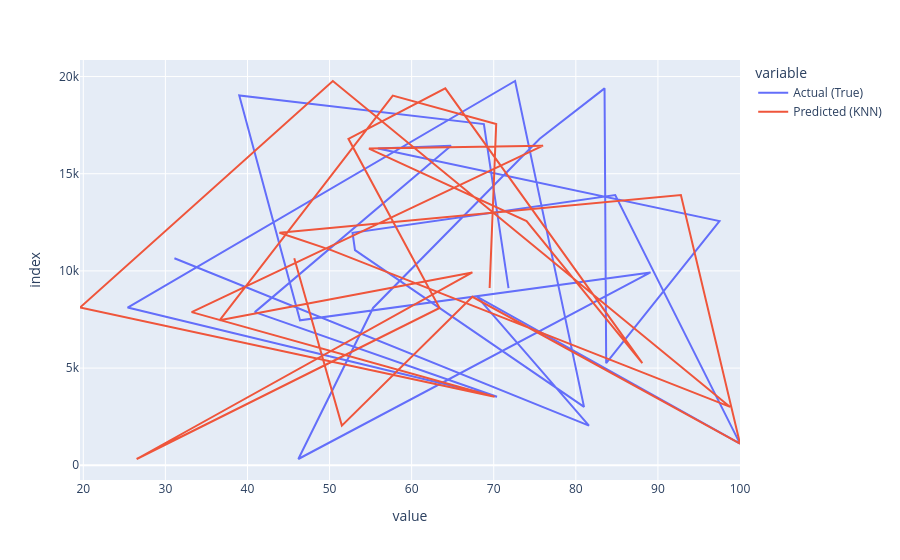

Notebook code for this chart:
### Markdown cell above
## Visualize Residuals

### Code cell
px.line( knn_comparison_df.head( 25 ), x  = ['Actual (True)', 'Predicted (KNN)'] )

### Figure 1 — Plotly figure (JSON) as saved in the notebook; plotly's stock layout.template omitted (floating-point values rounded to 4 significant figures)
{"data": [{"hovertemplate": "variable=Actual (True)<br>value=%{x}<br>index=%{y}<extra></extra>", "legendgroup": "Actual (True)", "line": {"color": "#636efa", "dash": "solid"}, "marker": {"symbol": "circle"}, "mode": "lines", "name": "Actual (True)", "orientation": "h", "showlegend": true, "type": "scatter", "x": [31.1, 81.6, 68.0, 100.0, 84.8, 52.8, 53.1, 81.0, 72.6, 25.4, 70.4, 40.9, 64.8, 55.9, 97.5, 83.7, 83.5, 75.6, 55.3, 46.2, 89.1, 46.4, 39.0, 68.8, 71.8], "xaxis": "x", "y": [10650, 2041, 8668, 1114, 13902, 11963, 11072, 3002, 19771, 8115, 3525, 7879, 16441, 16296, 12566, 5252, 19393, 16796, 8094, 322, 9923, 7459, 19024, 17553, 9119], "yaxis": "y"}, {"hovertemplate": "variable=Predicted (KNN)<br>value=%{x}<br>index=%{y}<extra></extra>", "legendgroup": "Predicted (KNN)", "line": {"color": "#EF553B", "dash": "solid"}, "marker": {"symbol": "circle"}, "mode": "lines", "name": "Predicted (KNN)", "orientation": "h", "showlegend": true, "type": "scatter", "x": [45.7, 51.5, 67.4, 100.0, 92.8, 43.9, 50.2, 98.8, 50.4, 19.6, 70.1, 33.2, 76.0, 54.8, 74.0, 88.1, 64.1, 52.3, 63.4, 26.5, 67.4, 36.6, 57.7, 70.3, 69.5], "xaxis": "x", "y": [10650, 2041, 8668, 1114, 13902, 11963, 11072, 3002, 19771, 8115, 3525, 7879, 16441, 16296, 12566, 5252, 19393, 16796, 8094, 322, 9923, 7459, 19024, 17553, 9119], "yaxis": "y"}], "layout": {"legend": {"title": {"text": "variable"}, "tracegroupgap": 0}, "margin": {"t": 60}, "xaxis": {"anchor": "y", "domain": [0, 1], "title": {"text": "value"}}, "yaxis": {"anchor": "x", "domain": [0, 1], "title": {"text": "index"}}}}
